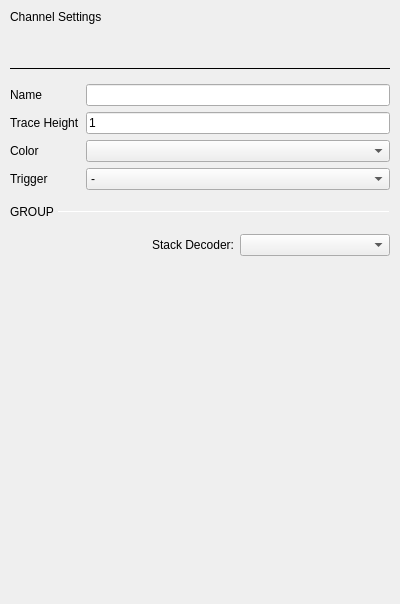
                   <widget class="QWidget" name="scrollAreaWidgetContents_2">
                    <property name="geometry">
                     <rect>
                      <x>0</x>
                      <y>0</y>
                      <width>400</width>
                      <height>604</height>
                     </rect>
                    </property>
                    <property name="sizePolicy">
                     <sizepolicy hsizetype="Preferred" vsizetype="Preferred">
                      <horstretch>0</horstretch>
                      <verstretch>0</verstretch>
                     </sizepolicy>
                    </property>
                    <property name="minimumSize">
                     <size>
                      <width>200</width>
                      <height>0</height>
                     </size>
                    </property>
                    <property name="maximumSize">
                     <size>
                      <width>400</width>
                      <height>16777215</height>
                     </size>
                    </property>
                    <layout class="QVBoxLayout" name="verticalLayout_9">
                     <property name="spacing">
                      <number>15</number>
                     </property>
                     <property name="leftMargin">
                      <number>10</number>
                     </property>
                     <property name="topMargin">
                      <number>10</number>
                     </property>
                     <property name="rightMargin">
                      <number>10</number>
                     </property>
                     <property name="bottomMargin">
                      <number>10</number>
                     </property>
                     <item>
                      <widget class="QLabel" name="label_5">
                       <property name="sizePolicy">
                        <sizepolicy hsizetype="Preferred" vsizetype="Fixed">
                         <horstretch>0</horstretch>
                         <verstretch>0</verstretch>
                        </sizepolicy>
                       </property>
                       <property name="text">
                        <string>Channel Settings</string>
                       </property>
                       <property name="general_settings_label" stdset="0">
                        <bool>true</bool>
                       </property>
                      </widget>
                     </item>
                     <item>
                      <widget class="QLabel" name="hardwareName">
                       <property name="text">
                        <string/>
                       </property>
                      </widget>
                     </item>
                     <item>
                      <widget class="Line" name="line_2">
                       <property name="maximumSize">
                        <size>
                         <width>16777215</width>
                         <height>1</height>
                        </size>
                       </property>
                       <property name="frameShadow">
                        <enum>QFrame::Plain</enum>
                       </property>
                       <property name="lineWidth">
                        <number>2</number>
                       </property>
                       <property name="orientation">
                        <enum>Qt::Horizontal</enum>
                       </property>
                       <property name="blue_line" stdset="0">
                        <bool>true</bool>
                       </property>
                      </widget>
                     </item>
                     <item>
                      <widget class="QWidget" name="channelSettingsWidget" native="true">
                       <property name="sizePolicy">
                        <sizepolicy hsizetype="Expanding" vsizetype="Preferred">
                         <horstretch>0</horstretch>
                         <verstretch>0</verstretch>
                        </sizepolicy>
                       </property>
                       <layout class="QGridLayout" name="gridLayout_2">
                        <property name="leftMargin">
                         <number>0</number>
                        </property>
                        <property name="topMargin">
                         <number>0</number>
                        </property>
                        <property name="rightMargin">
                         <number>0</number>
                        </property>
                        <property name="bottomMargin">
                         <number>0</number>
                        </property>
                        <item row="0" column="0">
                         <widget class="QLabel" name="labelName">
                          <property name="sizePolicy">
                           <sizepolicy hsizetype="Fixed" vsizetype="Preferred">
                            <horstretch>0</horstretch>
                            <verstretch>0</verstretch>
                           </sizepolicy>
                          </property>
                          <property name="text">
                           <string>Name</string>
                          </property>
                         </widget>
                        </item>
                        <item row="1" column="1">
                         <widget class="QLineEdit" name="traceHeightLineEdit">
                          <property name="styleSheet">
                           <string notr="true">
QLineEdit[invalid=true] {
border-color: red
}
QLineEdit[invalid=false] {
border-color: grey;
}</string>
                          </property>
                          <property name="text">
                           <string>1</string>
                          </property>
                          <property name="maxLength">
                           <number>3</number>
                          </property>
                          <property name="cursorPosition">
                           <number>1</number>
                          </property>
                         </widget>
                        </item>
                        <item row="3" column="1">
                         <widget class="QComboBox" name="triggerComboBox">
                          <item>
                           <property name="text">
                            <string>-</string>
                           </property>
                          </item>
                          <item>
                           <property name="text">
                            <string>Rising Edge</string>
                           </property>
                          </item>
                          <item>
                           <property name="text">
                            <string>Falling Edge</string>
                           </property>
                          </item>
                          <item>
                           <property name="text">
                            <string>Low</string>
                           </property>
                          </item>
                          <item>
                           <property name="text">
                            <string>High</string>
                           </property>
                          </item>
                          <item>
                           <property name="text">
                            <string>Any Edge</string>
                           </property>
                          </item>
                         </widget>
                        </item>
                        <item row="3" column="0">
                         <widget class="QLabel" name="labelTrigger">
                          <property name="text">
                           <string>Trigger</string>
                          </property>
                         </widget>
                        </item>
                        <item row="0" column="1">
                         <widget class="QLineEdit" name="nameLineEdit"/>
                        </item>
                        <item row="1" column="0">
                         <widget class="QLabel" name="labelTraceHeight">
                          <property name="text">
                           <string>Trace Height</string>
                          </property>
                         </widget>
                        </item>
                        <item row="2" column="1">
                         <widget class="QComboBox" name="traceColorComboBox"/>
                        </item>
                        <item row="2" column="0">
                         <widget class="QLabel" name="labelTraceColor">
                          <property name="text">
                           <string>Color</string>
                          </property>
                         </widget>
                        </item>
                       </layout>
                      </widget>
                     </item>
                     <item>
                      <widget class="QWidget" name="groupWidget" native="true">
                       <property name="sizePolicy">
                        <sizepolicy hsizetype="Preferred" vsizetype="Fixed">
                         <horstretch>0</horstretch>
                         <verstretch>0</verstretch>
                        </sizepolicy>
                       </property>
                       <layout class="QVBoxLayout" name="groupWidgetLayout">
                        <property name="spacing">
                         <number>15</number>
                        </property>
                        <property name="leftMargin">
                         <number>0</number>
                        </property>
                        <property name="topMargin">
                         <number>0</number>
                        </property>
                        <property name="rightMargin">
                         <number>0</number>
                        </property>
                        <property name="bottomMargin">
                         <number>0</number>
                        </property>
                        <item>
                         <layout class="QHBoxLayout" name="horizontalLayout_8">
                          <property name="spacing">
                           <number>0</number>
                          </property>
                          <property name="topMargin">
                           <number>0</number>
                          </property>
                          <item>
                           <widget class="QLabel" name="label_8">
                            <property name="sizePolicy">
                             <sizepolicy hsizetype="Fixed" vsizetype="Preferred">
                              <horstretch>0</horstretch>
                              <verstretch>0</verstretch>
                             </sizepolicy>
                            </property>
                            <property name="text">
                             <string>GROUP </string>
                            </property>
                            <property name="subsection_label" stdset="0">
                             <bool>true</bool>
                            </property>
                           </widget>
                          </item>
                          <item>
                           <widget class="Line" name="line_5">
                            <property name="maximumSize">
                             <size>
                              <width>16777215</width>
                              <height>1</height>
                             </size>
                            </property>
                            <property name="orientation">
                             <enum>Qt::Horizontal</enum>
                            </property>
                            <property name="subsection_line" stdset="0">
                             <bool>true</bool>
                            </property>
                           </widget>
                          </item>
                         </layout>
                        </item>
                       </layout>
                      </widget>
                     </item>
                     <item>
                      <layout class="QVBoxLayout" name="decoderSettingsLayout">
                       <property name="spacing">
                        <number>0</number>
                       </property>
                      </layout>
                     </item>
                     <item>
                      <widget class="QWidget" name="stackDecoderWidget" native="true">
                       <layout class="QHBoxLayout" name="horizontalLayout_9">
                        <property name="leftMargin">
                         <number>0</number>
                        </property>
                        <property name="topMargin">
                         <number>0</number>
                        </property>
                        <property name="rightMargin">
                         <number>0</number>
                        </property>
                        <property name="bottomMargin">
                         <number>0</number>
                        </property>
                        <item>
                         <spacer name="horizontalSpacer_6">
                          <property name="orientation">
                           <enum>Qt::Horizontal</enum>
                          </property>
                          <property name="sizeHint" stdset="0">
                           <size>
                            <width>40</width>
                            <height>20</height>
                           </size>
                          </property>
                         </spacer>
                        </item>
                        <item>
                         <widget class="QLabel" name="stackDecoderLabel">
                          <property name="sizePolicy">
                           <sizepolicy hsizetype="Fixed" vsizetype="Preferred">
                            <horstretch>0</horstretch>
                            <verstretch>0</verstretch>
                           </sizepolicy>
                          </property>
                          <property name="text">
                           <string>Stack Decoder:</string>
                          </property>
                         </widget>
                        </item>
                        <item>
                         <widget class="QComboBox" name="stackDecoderComboBox">
                          <property name="minimumContentsLength">
                           <number>15</number>
                          </property>
                         </widget>
                        </item>
                       </layout>
                      </widget>
                     </item>
                     <item>
                      <layout class="QHBoxLayout" name="horizontalLayout_7">
                       <property name="spacing">
                        <number>0</number>
                       </property>
                       <property name="topMargin">
                        <number>20</number>
                       </property>
                       <item>
                        <spacer name="horizontalSpacer_10">
                         <property name="orientation">
                          <enum>Qt::Horizontal</enum>
                         </property>
                         <property name="sizeType">
                          <enum>QSizePolicy::Fixed</enum>
                         </property>
                         <property name="sizeHint" stdset="0">
                          <size>
                           <width>250</width>
                           <height>20</height>
                          </size>
                         </property>
                        </spacer>
                       </item>
                      </layout>
                     </item>
                     <item>
                      <spacer name="verticalSpacer_2">
                       <property name="orientation">
                        <enum>Qt::Vertical</enum>
                       </property>
                       <property name="sizeType">
                        <enum>QSizePolicy::Expanding</enum>
                       </property>
                       <property name="sizeHint" stdset="0">
                        <size>
                         <width>20</width>
                         <height>40</height>
                        </size>
                       </property>
                      </spacer>
                     </item>
                    </layout>
                   </widget>
